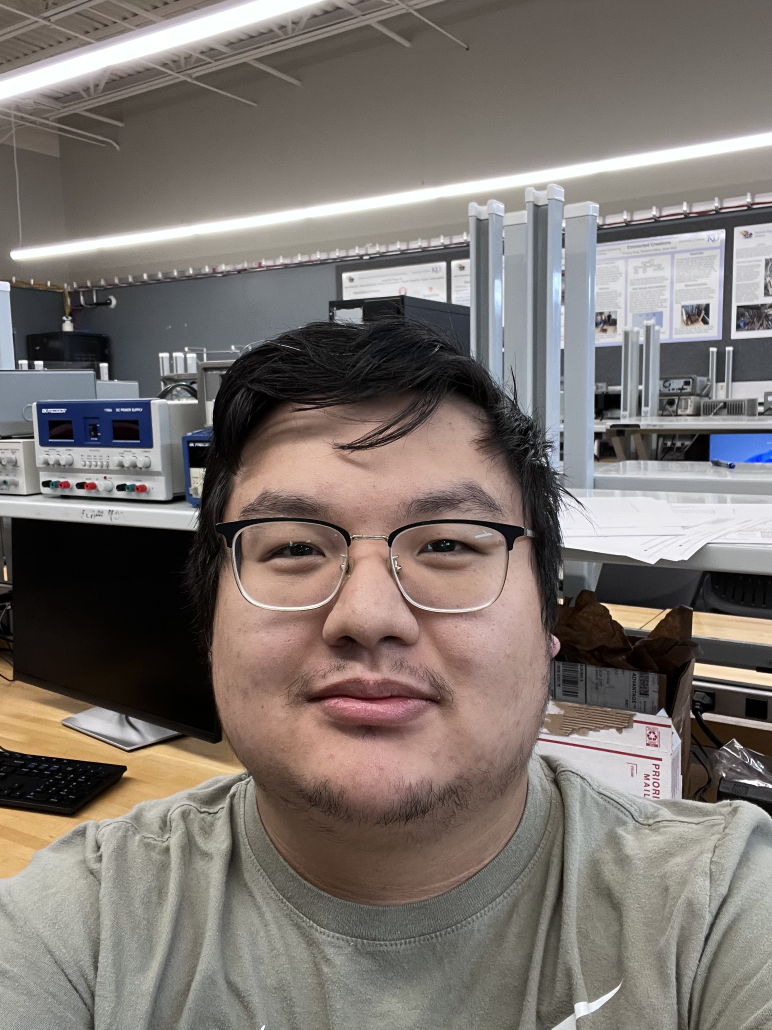
#> input picture IMG_3387.JPG, 2316 x 3088 px, given in place of the camera (shown at 1/3 size)
$ python BlackListTester.py
#> lines starting #> are read from the running program, lines starting #| are printed output that depends on the picture
### FaceDetector.py
import cv2
import numpy as np
from Faces import Faces

class FaceDetector:
    def __init__(self, scale_factor=1.1, min_neighbors=5, min_size=(30, 30)):
        """Initialize the face detector with configurable parameters."""
        # Load face detection classifier
        self.face_cascade = cv2.CascadeClassifier(cv2.data.haarcascades + 'haarcascade_frontalface_default.xml')
        self.cap = None
        self.is_running = False

        # Detection parameters
        self.scale_factor = scale_factor
        self.min_neighbors = min_neighbors
        self.min_size = min_size

        # Verify classifier loading
        if self.face_cascade.empty():
            raise RuntimeError("Error: Couldn't load face cascade classifier")

    def start_camera(self, camera_id=0, resolution=(640, 480)):
        """Start the camera with specified settings."""
        try:
            self._cap = cv2.VideoCapture(camera_id)
            if not self._cap.isOpened():
                print("Error: Could not open camera")
                return False

            # Set camera properties
            self._cap.set(cv2.CAP_PROP_FRAME_WIDTH, resolution[0])
            self._cap.set(cv2.CAP_PROP_FRAME_HEIGHT, resolution[1])

            # Verify camera settings
            actual_width = self._cap.get(cv2.CAP_PROP_FRAME_WIDTH)
            actual_height = self._cap.get(cv2.CAP_PROP_FRAME_HEIGHT)

            self._resolution = (actual_width, actual_height)

            self._cap.set(cv2.CAP_PROP_BUFFERSIZE, 1)

            print(f"Camera initialized at resolution: {actual_width}x{actual_height}")
            self.is_running = True
            return True

        except Exception as e:
            print(f"Error initializing camera: {e}")
            return False

    def stop_camera(self):
        """Stop the camera and clean up resources."""
        self.is_running = False
        if self._cap is not None:
            self._cap.release()
        cv2.destroyAllWindows()

        # Ensure windows are fully closed
        for i in range(5):
            cv2.waitKey(1)

    def _detect_faces(self, frame):
        """Detect faces in the frame."""
        try:
            # Image preprocessing
            gray = cv2.cvtColor(frame, cv2.COLOR_BGR2GRAY)
            gray = cv2.equalizeHist(gray)  # Improve contrast

            # Optional: Add Gaussian blur to reduce noise
            gray = cv2.GaussianBlur(gray, (5, 5), 0)

            # Detect faces
            faces = self.face_cascade.detectMultiScale(
                gray,
                scaleFactor=self.scale_factor,
                minNeighbors=self.min_neighbors,
                minSize=self.min_size,
                flags=cv2.CASCADE_SCALE_IMAGE
            )

            return faces

        except Exception as e:
            print(f"Error during face detection: {e}")
            return []


    def getAllFacesInView(self):
        try:
            ret, image = self._cap.read()
            if not ret:
                return False, []

            faces = self._detect_faces(image)

            output = []

            for face in faces:
                x, y, w, h = face
                croppedFaceImageData = cv2.cvtColor(image, cv2.COLOR_BGR2RGB)[y:y+h, x:x+w]
                output.append(Faces(croppedFaceImageData, x, y, w, h, self._resolution))

            return True, output

        except Exception as e:
            print(f"Error during face aggregation: {e}")
            return False, []

### BlackList.py
from deepface import DeepFace
from Faces import Faces
from FaceDetector import FaceDetector

class BlackList:
        def __init__(self, databaseFolder):
            self._fd = FaceDetector()
            self._fd.start_camera()
            self._databaseFolder = databaseFolder

        def _isBlackListed(self, numpyImage):
            results = DeepFace.find(img_path=numpyImage, db_path=self._databaseFolder,silent=True, enforce_detection=False, model_name="SFace")
            if results[0].empty:
                return False

            return True

        def getBlackListedFacesInView(self):
            result, faces = self._fd.getAllFacesInView()
            blackListedFaces = []
            for face in faces:
                if self._isBlackListed(face.getFace()):
                    blackListedFaces.append(face)
            return blackListedFaces

        def __del__(self):
            self._fd.stop_camera()

### Faces.py
class Faces:
    def __init__(self, croppedFaceImageData, x,y,w,h, screenSize):
        self._image = croppedFaceImageData
        self._rectangle = (x,y,w,h)
        self._screenSize = screenSize

    def getFace(self):
        return self._image

    def getRectangle(self):
        return self._rectangle

    def getScreenSize(self):
        return self._screenSize

### BlackListTester.py
from BlackList import BlackList

def main():
    bl = BlackList("blacklistdb")
    while True:
        bfaces = bl.getBlackListedFacesInView()
        if len(bfaces) == 0:
            print("BLACKLIST FACE NOT PRESENT")
        else:
            print("BLACKLIST FACE PRESENT")
#> this loop made 1 pass
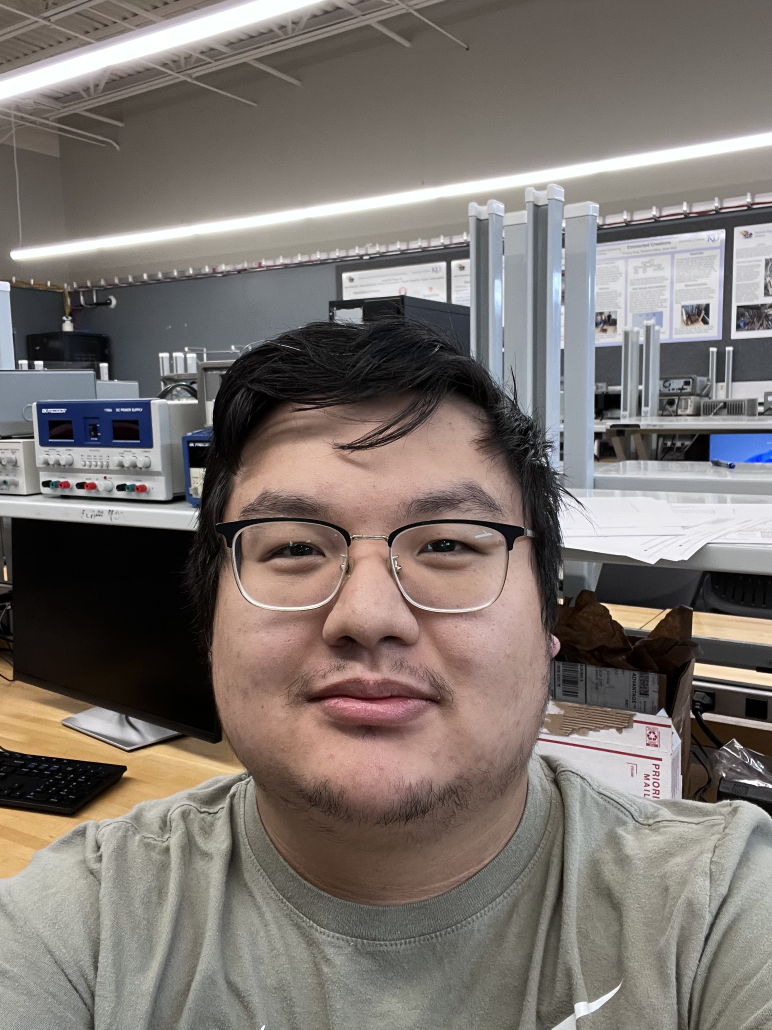
#> input picture IMG_3387.JPG, 2316 x 3088 px, given in place of the camera (shown at 1/3 size)
#> pass 1, in _detect_faces, `gray = cv2.cvtColor(frame, cv2.COLOR_BGR2GRAY)`:
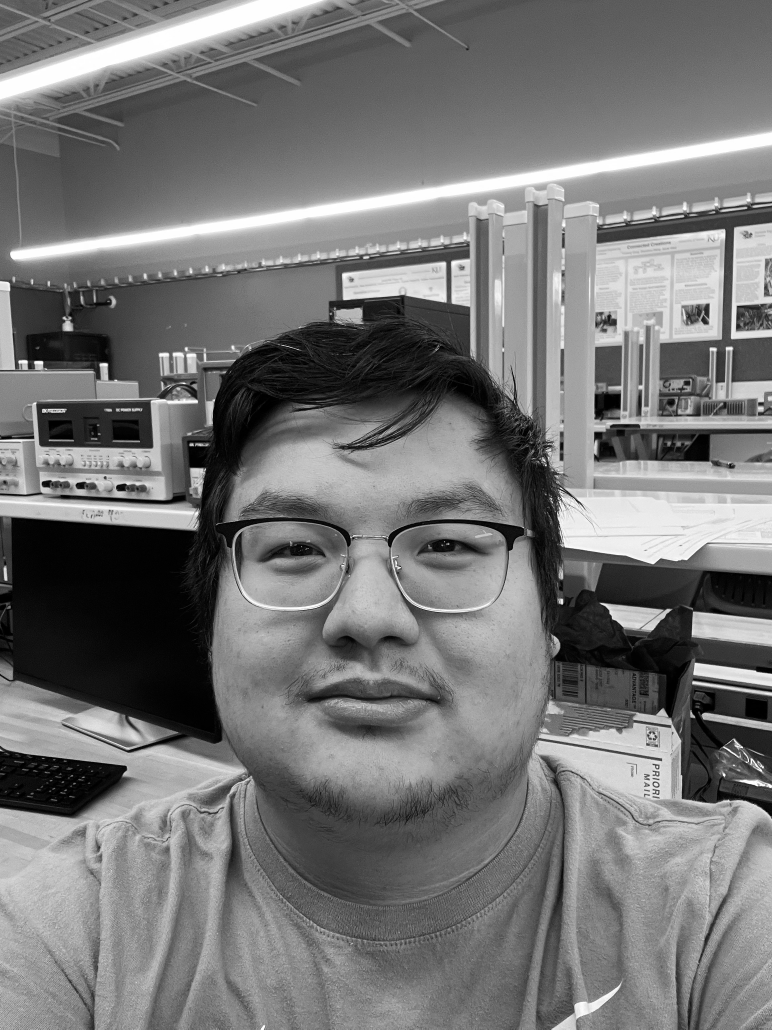
#> gray: shape (3088, 2316) (shown at 1/3 size); min 0, max 255, mean 117.9
#> pass 1, in _detect_faces, `gray = cv2.equalizeHist(gray)`:
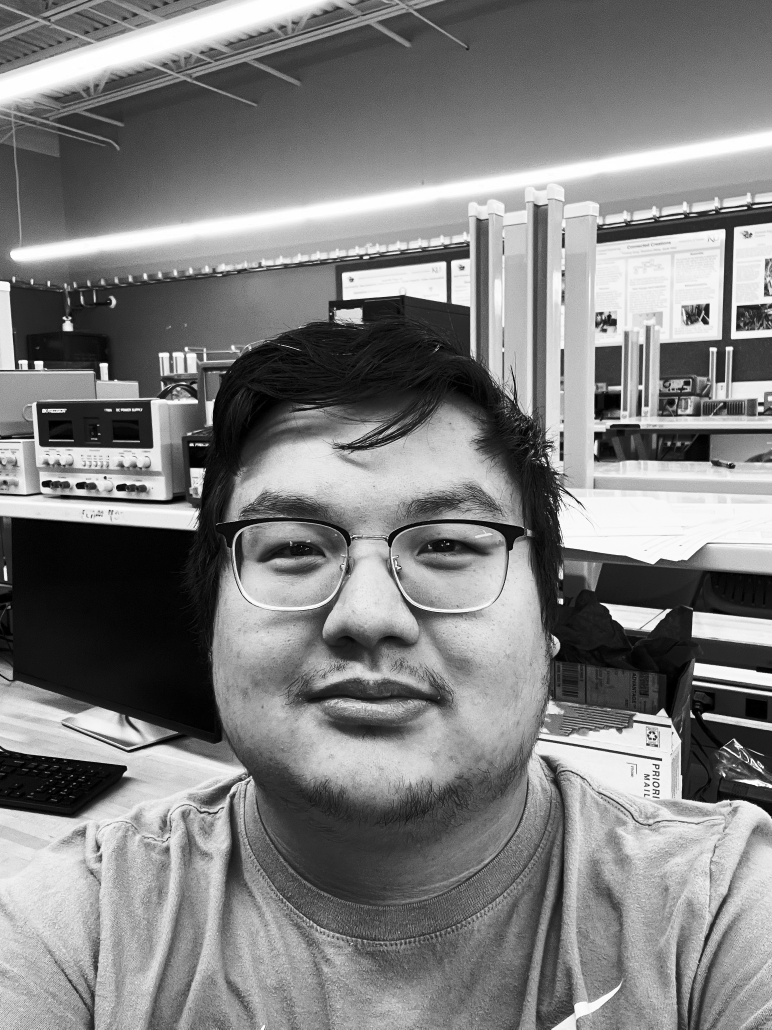
#> gray: shape (3088, 2316) (shown at 1/3 size); min 0, max 255, mean 127.6
main()
#> (the call stopped at in _isBlackListed, `results = DeepFace.find(img_path=numpyImage, db_path=self._databaseFol..`: deepface is not available in this run)
